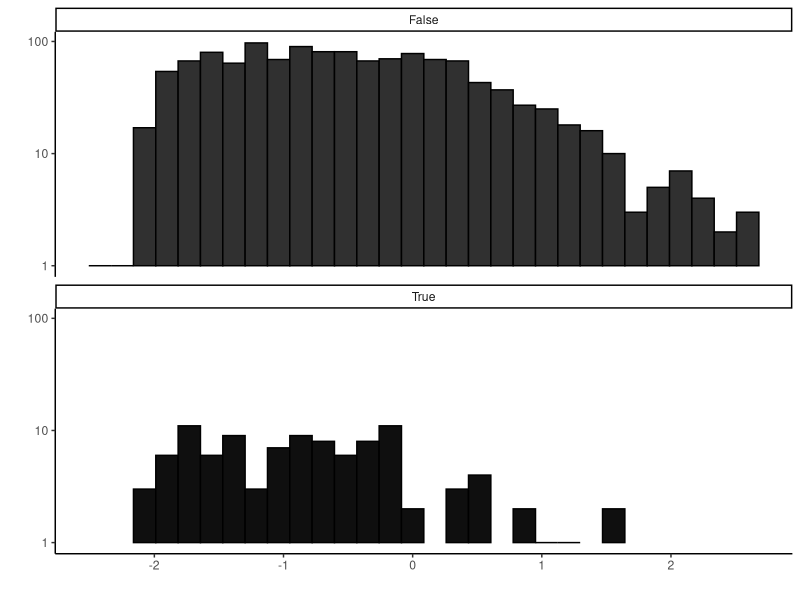

Here is the R script that generated this plot:
library(ggplot2)

dat <- read.table('TajD_Stats.txt', header=T, sep='\t')

pdf('Aflavus.pdf', height=3, width=5)
#ggplot(dat, aes(x=is_core, y=tajimas_d)) + geom_boxplot() + theme_classic()
ggplot(dat, aes(x=tajimas_d, fill=protocore)) + geom_histogram(color='black', show.legend=F) + theme_classic() + facet_wrap(~protocore, ncol=1) + scale_fill_manual(values=c('#303030', '#0f0f0f')) + xlab("") + ylab("") + scale_y_log10()
dev.off()

